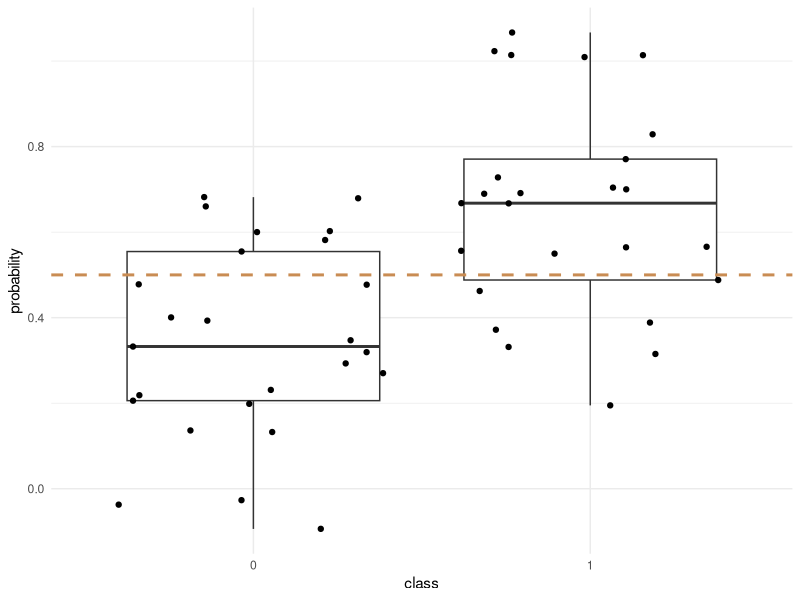
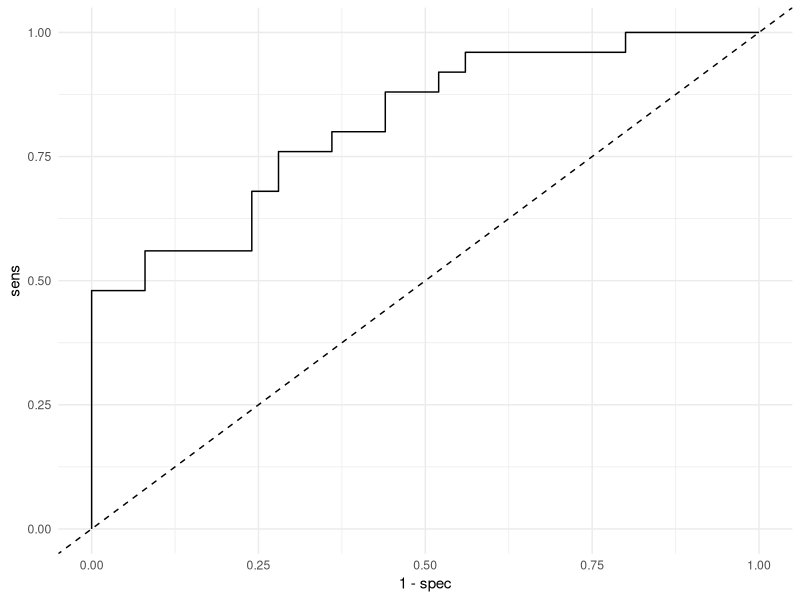
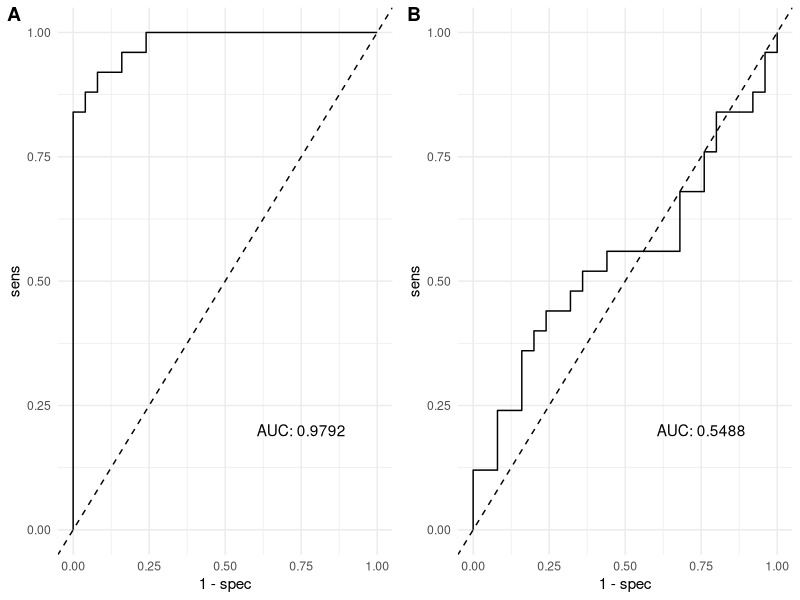

The R source for these figures, in order:
## ---- chunk 1
library(tidyverse)
library(knitr)
library(kableExtra)

themeCols <- tibble(cols = c("grey", "orange", "green"),
                    hex = c("#5F6062", "#C98C53", "#C9DCB3"))

theme_set(theme_minimal())

## ---- chunk 2

set.seed(95)
logreg_dta <- tibble(pneumonia_case  = c(rep(1, 25), rep(0, 25)),
       protein_1 = sample(rnorm(50)),
       protein_2 = c(sample(rnorm(25, mean = 20, sd = 5)),
                     sample(rnorm(25, mean = 26, sd = 5))),
       protein_3 = c(sample(rnorm(25, mean = 300, sd = 6)),
                     sample(rnorm(25, mean = 304, sd = 6))))

## ---- chunk 3
                   
fit <- glm(pneumonia_case ~ protein_1 + protein_2 + protein_3,
    data = logreg_dta)

## ---- chunk 4

broom::tidy(fit) |> 
  kable(table.attr = 'data-quarto-disable-processing="true"') |>
  kable_styling(full_width = FALSE, position = "left")
  

# broom::glance(fit)


## ---- chunk 5

prob_dta <- tibble(class = logreg_dta$pneumonia_case,
       probability = fit$fitted.values) 

prob_dta |> 
  slice(c(1:5, 45:50)) |> 
  kable(table.attr = 'data-quarto-disable-processing="true"') |>
  kable_styling(full_width = FALSE, position = "left")
  

## ---- chunk 6

prob_dta |> 
  ggplot(aes(factor(class), probability))+
  geom_boxplot()+
  geom_jitter()+
  geom_hline(yintercept = 0.5, linetype = 2, linewidth = 1, colour = themeCols$hex[2])+
  labs(x = "class")

## ---- chunk 7

prob_dta |> 
  mutate(prediction = if_else(probability >= 0.5, "case", "control"),
         across(class, ~if_else(.x == 1, "case", "control"))) |> 
  count(class, prediction) |> 
  pivot_wider(names_from = prediction, values_from = n) |> 
  kable(table.attr = 'data-quarto-disable-processing="true"',
        caption = "A") |>
  kable_styling(full_width = FALSE, position = "left")


tribble(
  ~class, ~case, ~control,
  "case",   "true pos", "false neg",
  "control",   "false pos", "true neg"
) |> 
  kable(table.attr = 'data-quarto-disable-processing="true"',
        caption = "B") |>
  kable_styling(full_width = FALSE, position = "left")
  

## ---- chunk 8

res_roc <- pROC::roc(prob_dta, response = class, predictor = probability)

plotdta <- tibble(thresh = res_roc$thresholds,
       sens = res_roc$sensitivities,
       spec = res_roc$specificities)

x <- min(plotdta$thresh[plotdta$thresh != "-Inf"], na.rm = TRUE)
plotdta$thresh[plotdta$thresh == "-Inf"] <- x - 0.1*x

x <- max(plotdta$thresh[plotdta$thresh != "Inf"], na.rm = TRUE)
plotdta$thresh[plotdta$thresh == "Inf"] <- x + 0.1*x

# make the probabilities < 0, zero

plotdta$thresh[plotdta$thresh < 0] <- 0

plotdta |> 
  ggplot(aes(y = sens, x = 1 - spec))+
  geom_path()+
  geom_abline(linetype = 2)

## ---- chunk 9

plotdta |> 
  slice(5:15) |> 
  kable(table.attr = 'data-quarto-disable-processing="true"') |>
  kable_styling(full_width = FALSE, position = "left")
  

## ---- chunk 10
set.seed(95)
logreg_dta <- tibble(pneumonia_case  = c(rep(1, 25), rep(0, 25)),
                     protein_1 = sample(rnorm(50)),
                     protein_2 = c(sample(rnorm(25, mean = 20, sd = 6)),
                                   sample(rnorm(25, mean = 25, sd = 6))),
                     protein_3 = c(sample(rnorm(25, mean = 300, sd = 6)),
                                   sample(rnorm(25, mean = 315, sd = 6))))


fit1 <- glm(pneumonia_case ~ protein_2 + protein_3,
           data = logreg_dta)

prob_dta1 <- tibble(class = logreg_dta$pneumonia_case,
                   probability = fit1$fitted.values) 


res_roc1 <- pROC::roc(prob_dta1, response = class, predictor = probability)
auc1 <- pROC::auc(res_roc1)
plotdta <- tibble(thresh = res_roc1$thresholds,
                  sens = res_roc1$sensitivities,
                  spec = res_roc1$specificities)

x <- min(plotdta$thresh[plotdta$thresh != "-Inf"], na.rm = TRUE)
plotdta$thresh[plotdta$thresh == "-Inf"] <- x - 0.1*x

x <- max(plotdta$thresh[plotdta$thresh != "Inf"], na.rm = TRUE)
plotdta$thresh[plotdta$thresh == "Inf"] <- x + 0.1*x

# make the probabilities < 0, zero

plotdta$thresh[plotdta$thresh < 0] <- 0

p1 <- plotdta |> 
  ggplot(aes(y = sens, x = 1 - spec))+
  geom_path()+
  geom_abline(linetype = 2)+
  annotate("text", x = 0.75, y = 0.2, label = glue::glue("AUC: {auc1}"))


# ---------------

fit1 <- glm(pneumonia_case ~ protein_1,
            data = logreg_dta)

prob_dta1 <- tibble(class = logreg_dta$pneumonia_case,
                    probability = fit1$fitted.values) 


res_roc1 <- pROC::roc(prob_dta1, response = class, predictor = probability)
auc1 <- pROC::auc(res_roc1)

plotdta <- tibble(thresh = res_roc1$thresholds,
                  sens = res_roc1$sensitivities,
                  spec = res_roc1$specificities)

x <- min(plotdta$thresh[plotdta$thresh != "-Inf"], na.rm = TRUE)
plotdta$thresh[plotdta$thresh == "-Inf"] <- x - 0.1*x

x <- max(plotdta$thresh[plotdta$thresh != "Inf"], na.rm = TRUE)
plotdta$thresh[plotdta$thresh == "Inf"] <- x + 0.1*x

# make the probabilities < 0, zero

plotdta$thresh[plotdta$thresh < 0] <- 0

p2 <- plotdta |> 
  ggplot(aes(y = sens, x = 1 - spec))+
  geom_path()+
  geom_abline(linetype = 2)+
  annotate("text", x = 0.75, y = 0.2, label = glue::glue("AUC: {auc1}"))

ggpubr::ggarrange(p1, p2, labels = c("A", "B"))
## ---- chunk 11
